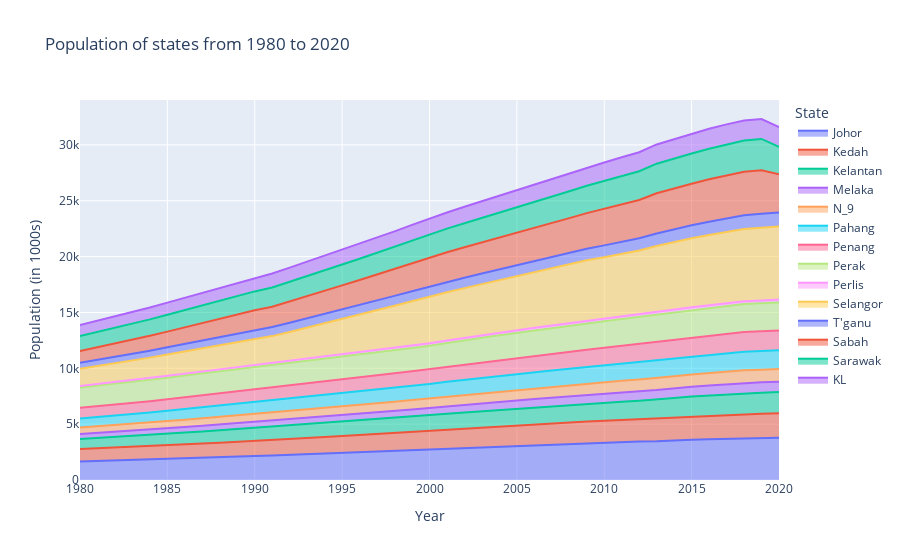

The notebook cell saved with this chart:
### Code cell
# Area chart

fig = px.area(melted_state, x='Year', y='Population', color='State',
title='Population of states from 1980 to 2020',
labels={'Population': 'Population (in 1000s)'})

fig.show()
